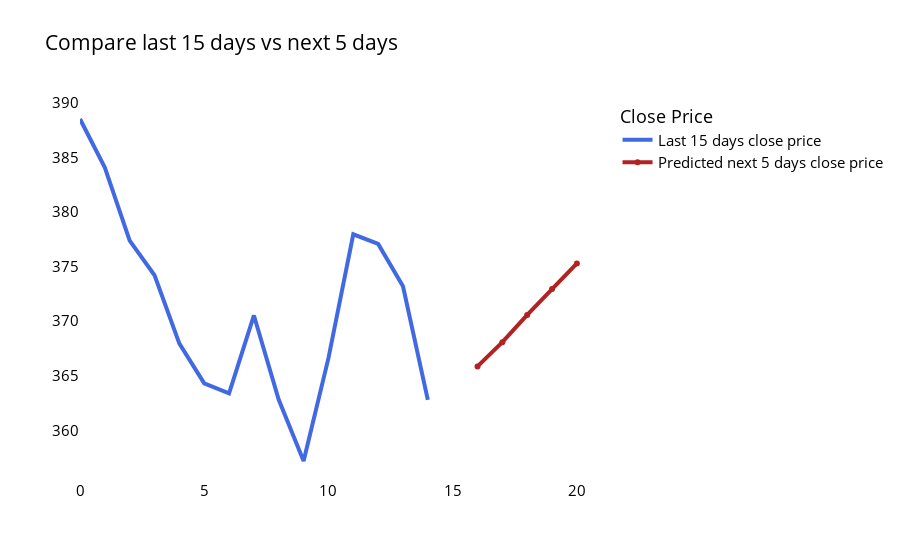

Notebook source saved alongside this figure:
### Code cell
temp_mat = np.empty((len(last_days)+len(day_pred)+1,1))
temp_mat[:] = np.nan
temp_mat = temp_mat.reshape(1,-1).tolist()[0]

last_original_days_value = temp_mat
next_predicted_days_value = temp_mat

last_original_days_value[0:time_step+1] = scaler.inverse_transform(closed[len(closed)-time_step:]).reshape(1,-1).tolist()[0]
next_predicted_days_value[time_step+1:] = scaler.inverse_transform(np.array(lst_output).reshape(-1,1)).reshape(1,-1).tolist()[0]

new_pred_plot = pd.DataFrame({
    'last_original_days_value':last_original_days_value,
    'next_predicted_days_value':next_predicted_days_value
})

new = new_pred_plot.iloc[:16]
new2 = new_pred_plot.iloc[15:]


fig = go.Figure()
fig.add_trace(go.Scatter(x=new_pred_plot.index, y=new['last_original_days_value'],
                    mode='lines',
                    name='Last 15 days close price',
                    line=dict(color='royalblue', width=4)))

fig.add_trace(go.Scatter(x=new2.index, y=new2['next_predicted_days_value'],
                    mode='lines+markers',
                    name='Predicted next 5 days close price',
                    line=dict(color='firebrick', width=4)))

#names = cycle(['Last 15 days close price','Predicted next 5 days close price'])

#fig = px.line(new_pred_plot,x=new_pred_plot.index, y=[new_pred_plot['last_original_days_value'],
                                                      #new_pred_plot['next_predicted_days_value']],
              #labels={'value': 'Stock price','index': 'Timestamp'},  markers=True)


fig.update_layout(title_text='Compare last 15 days vs next 5 days',
                  plot_bgcolor='white', font_size=15, font_color='black',legend_title_text='Close Price')

#fig.for_each_trace(lambda t:  t.update(name = next(names)))


fig.update_xaxes(showgrid=False)
fig.update_yaxes(showgrid=False)
fig.show()

### Figure 1 — Plotly figure (JSON) as saved in the notebook; plotly's stock layout.template omitted (floating-point values rounded to 4 significant figures)
{"data": [{"line": {"color": "royalblue", "width": 4}, "mode": "lines", "name": "Last 15 days close price", "type": "scatter", "x": [0, 1, 2, 3, 4, 5, 6, 7, 8, 9, 10, 11, 12, 13, 14, 15, 16, 17, 18, 19, 20], "y": [388.5, 384.1, 377.4, 374.2, 368.0, 364.3, 363.4, 370.5, 362.8, 357.2, 366.6, 378.0, 377.1, 373.2, 362.8]}, {"line": {"color": "firebrick", "width": 4}, "mode": "lines+markers", "name": "Predicted next 5 days close price", "type": "scatter", "x": [15, 16, 17, 18, 19, 20], "y": [null, 365.9, 368.1, 370.6, 373.0, 375.3]}], "layout": {"font": {"color": "black", "size": 15}, "legend": {"title": {"text": "Close Price"}}, "plot_bgcolor": "white", "title": {"text": "Compare last 15 days vs next 5 days"}, "xaxis": {"showgrid": false}, "yaxis": {"showgrid": false}}}
